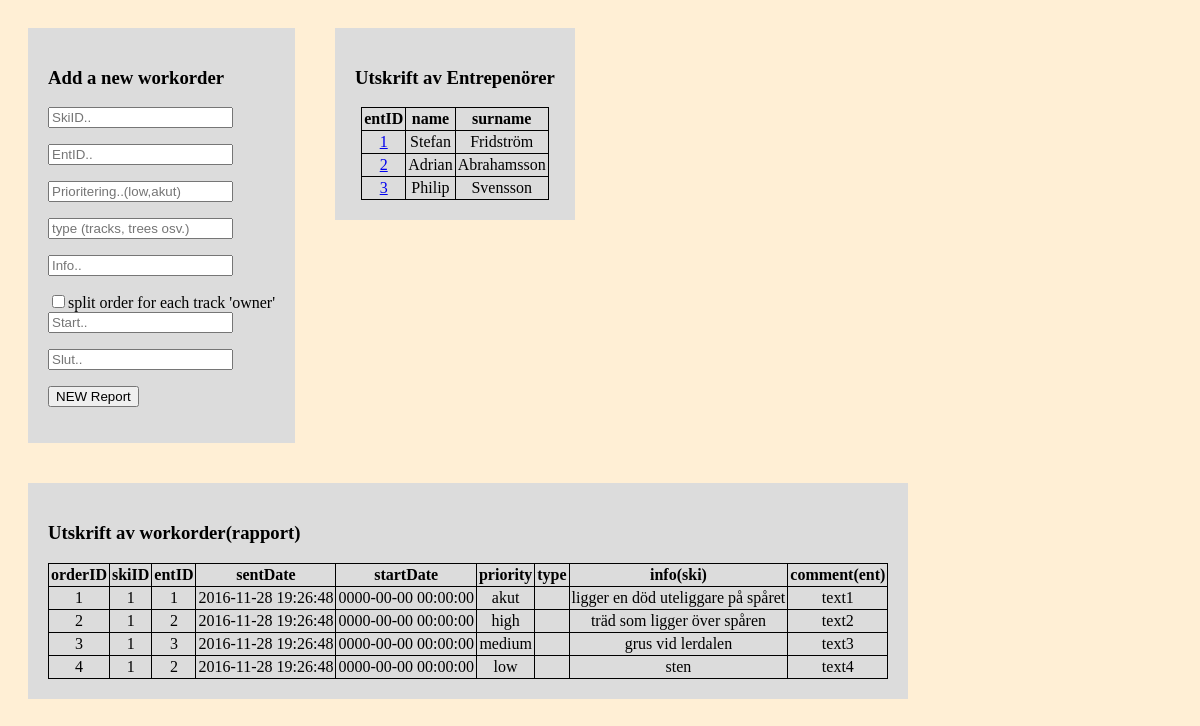
Screenshot of /phpFunc/NyArbetsOrder.php with the database file from the repository.
### tables this page shows
create table Ent (
entID smallint not null auto_increment unique, 
password varchar(32)not null,
firstName varchar(32)not null,
lastName varchar(32) not null,
email varchar (64) unique,
number int(10) not null unique,
regDate datetime,
primary key (entID)
);

create table WorkOrder (
orderID int not null auto_increment unique,
skiID smallint not null,
entID smallint null,
 
sentDate datetime,
 
endDate timestamp,
priority enum('low','medium','high','akut'),
type enum('lights','tracks','dirt','trees','other') null,
info varchar(1024),
EntComment varchar(1024),
primary key (orderID),
foreign key (skiID) references Ski(skiID),
foreign key (entID) references Ent(entID)
);

### phpFunc/NyArbetsOrder.php (the view, shortened to what this page needs)
<!DOCTYPE HTML>
<head>
<html>
</head>
<body>
<?php
include'connect.php';
?>
<div>
	<h3>Add a new workorder</h3>
	<form action='<?php $_PHP_SELF ?>' method='POST'>
		<input type="text" name="SkiID" placeholder="SkiID.."></p>
		<input type="text" name="EntID" placeholder="EntID.."></p>
		<input type="text" name="Prioritering" placeholder="Prioritering..(low,akut)"></p>
		<input type="text" name="type" placeholder="type (tracks, trees osv.)"></p>
		<input type="text" name="Info" placeholder="Info.."></p>
		<input type="checkbox" name="split" value="1">split order for each track 'owner' <br>
		<input type="text" name="Start" placeholder="Start.."></p>
		<input type="text" name="Slut" placeholder="Slut.."></p>
		<p><button type="submit" name="_newSplitWorkOrder" id="_newWorkOrder">NEW Report</button></p></form>
</div>
<div>
	<h3>Utskrift av Entrepenörer</h3>
    <table>
	  	  <?php
	        echo "<th>entID</th>";
	        echo "<th>name</th>";
	        echo "<th>surname</th>";
	      foreach($pdo->query( 'SELECT * FROM Ent;' ) as $row){
	        echo "<tr><td>";
	        echo "<a href='test.php?entID=".urlencode($row['entID'])."'>".$row['entID'];
	        echo "<td>".$row['firstName']."</td>";
	        echo "<td>".$row['lastName']."</td>";
	        echo "</tr>";
    	  }
 	 	  ?>
    	</table>
	</div>
<div>
    	<h3>Utskrift av workorder(rapport)</h3>
    <table>
	    <?php
	    		echo "<tr>";
		        echo "<th>orderID</th>";
		        echo "<th>skiID</th>";
		        echo "<th>entID</th>";
		        echo "<th>sentDate</th>";
		        echo "<th>startDate</th>";
		        echo "<th>priority</th>";
		        echo "<th>type</th>";
		        echo "<th>info(ski)</th>";
		        echo "<th>comment(ent)</th>";
		        echo "</tr>";
		      foreach($pdo->query( 'SELECT * FROM WorkOrder;' ) as $row){
		        echo "<tr>";
		        echo "<td>".$row['orderID']."</td>";
		        echo "<td>".$row['skiID']."</td>";
		        echo "<td>".$row['entID']."</td>";
		        echo "<td>".$row['sentDate']."</td>";
		        echo "<td>".$row['endDate']."</td>";
		        echo "<td>".$row['priority']."</td>";
		        echo "<td>".$row['type']."</td>";
		        echo "<td>".$row['info']."</td>";
		        echo "<td>".$row['EntComment']."</td>";
		        echo "</tr>";
	      }
	    ?>
    </table>
</div>
</body>
</html>

### phpFunc/NyArbetsOrder.php (style rules this page uses)
body { background-color: papayawhip; }
div { display: block; float: left; background-color: gainsboro; margin: 20px; padding: 20px; }
table, td, th { border:1px solid; text-align: center; margin: auto; border-collapse: collapse; padding:2px; }

### rows the page displays
ent: entID "1", firstName "Stefan", lastName "Fridström"
ent: entID "2", firstName "Adrian", lastName "Abrahamsson"
ent: entID "3", firstName "Philip", lastName "Svensson"
workorder: orderID "1", skiID "1", entID "1", sentDate "2016-11-28 19:26:48", endDate "0000-00-00 00:00:00", priority "akut", info "ligger en död uteliggare på spåret", EntComment "text1"
workorder: orderID "2", skiID "1", entID "2", sentDate "2016-11-28 19:26:48", endDate "0000-00-00 00:00:00", priority "high", info "träd som ligger över spåren", EntComment "text2"
workorder: orderID "3", skiID "1", entID "3", sentDate "2016-11-28 19:26:48", endDate "0000-00-00 00:00:00", priority "medium", info "grus vid lerdalen", EntComment "text3"
workorder: orderID "4", skiID "1", entID "2", sentDate "2016-11-28 19:26:48", endDate "0000-00-00 00:00:00", priority "low", info "sten", EntComment "text4"
